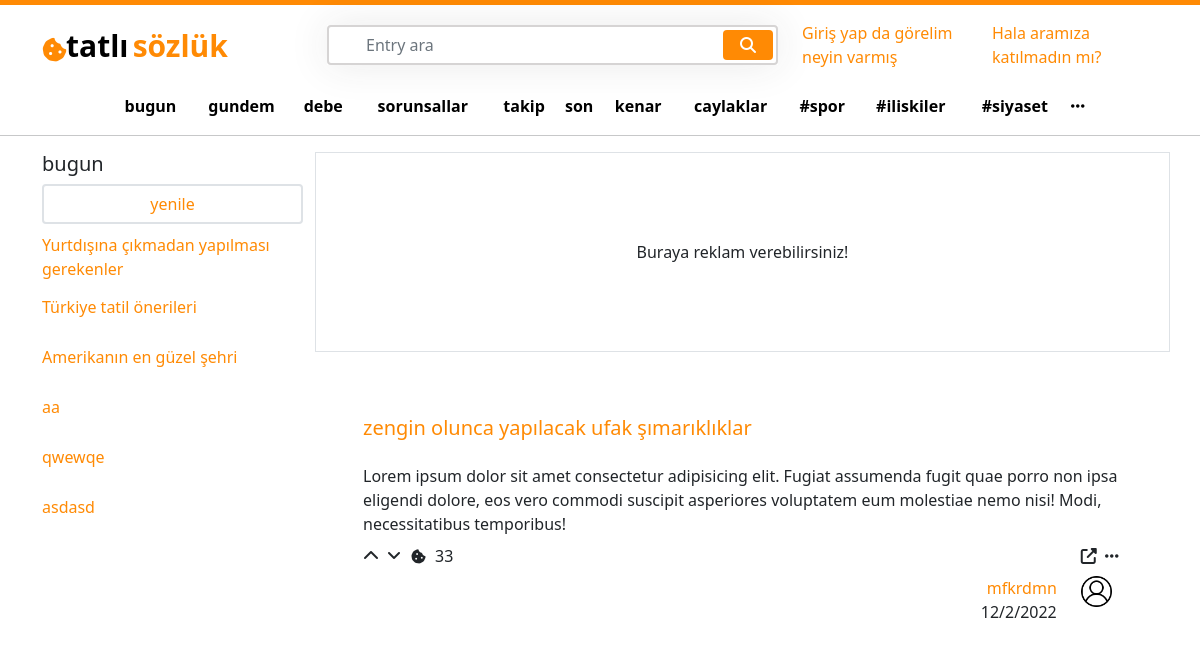
The app's page /, older data.
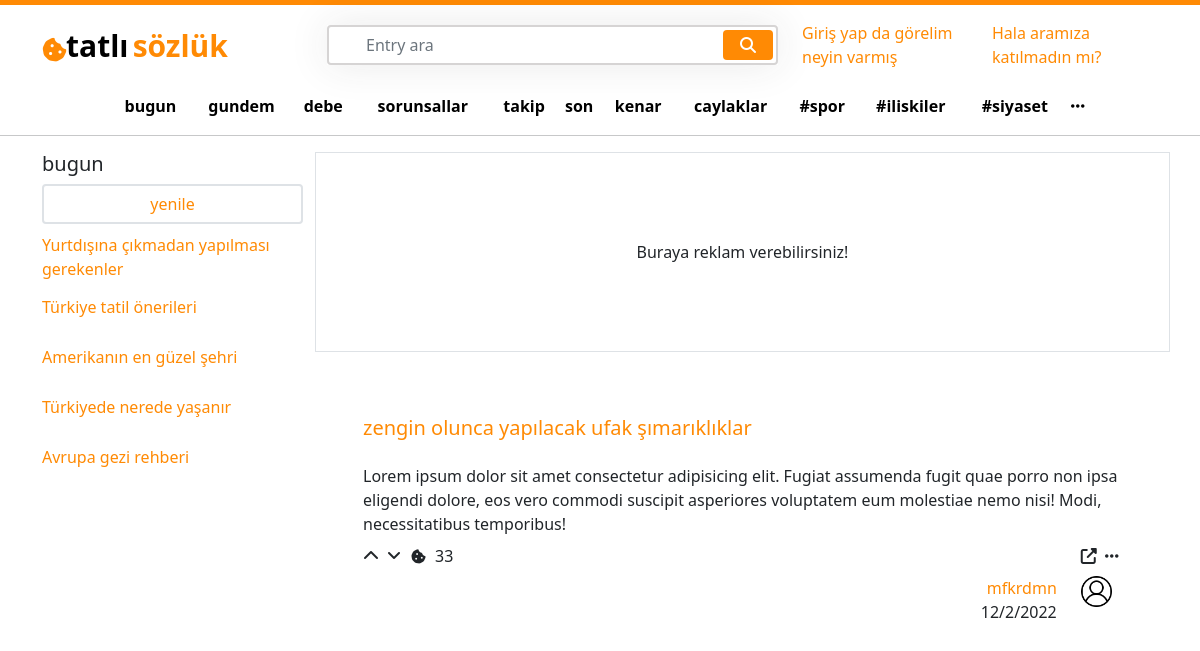
The same page, newer data.
### entry/models.py (models this page shows, shortened)
class Entry(models.Model):
    user = models.ForeignKey(User, on_delete=models.CASCADE)
    entry_slug =  models.CharField(max_length=85, blank=True, null=True)
    entry_name =  models.CharField(max_length=85, blank=True, null=True)
    created_at = models.DateTimeField(auto_now_add=True)
    updated_at = models.DateTimeField(auto_now=True)

### homepage/views.py (the view)
# urls.py: path('', views.home, name='home'),
def home(request):
    all_entries = Entry.objects.all()
    context = {
        'all_entries' : all_entries
    }
    return render(request, 'home.html', context)

### templates/home.html (shortened to what the changed rows need)
{% extends 'base.html' %}
{% load static %}
{% block content %}
    </div>
{% endblock %}

### templates/base.html (shortened to what the changed rows need)
{% load static %}
<!DOCTYPE html>
<html lang="en">
<head>
    <link href="https://cdn.jsdelivr.net/npm/bootstrap@5.1.3/dist/css/bootstrap.min.css" rel="stylesheet">
    <link rel="stylesheet" href="https://cdnjs.cloudflare.com/ajax/libs/font-awesome/6.2.1/css/all.min.css" />
    <link rel="stylesheet" href="{% static 'css/home.css' %}">
</head>
<body>
<div class="container">
    <div class="row">
        <div class="col-lg-3 main_left">
            <div class="col-lg-12 mt-2">
                <ul class='p-0 ul_left'>
                        {% for i in all_entries %}
                        <li class="li">
                            <a href="{% url 'entry_detail' i.entry_name %}">
                            {{i.entry_name}}
                            </a>
                        </li>
                        {% endfor %}
                </ul>
            </div>
        </div>
{% block content %}
{% endblock %}
</body>
</html>

Row changes from the older to the newer data that the page shows:
removed Entry: entry_name "aa"
removed Entry: entry_name "qwewqe"
removed Entry: entry_name "asdasd"
added Entry: entry_name "Türkiyede nerede yaşanır"
added Entry: entry_name "Avrupa gezi rehberi"
